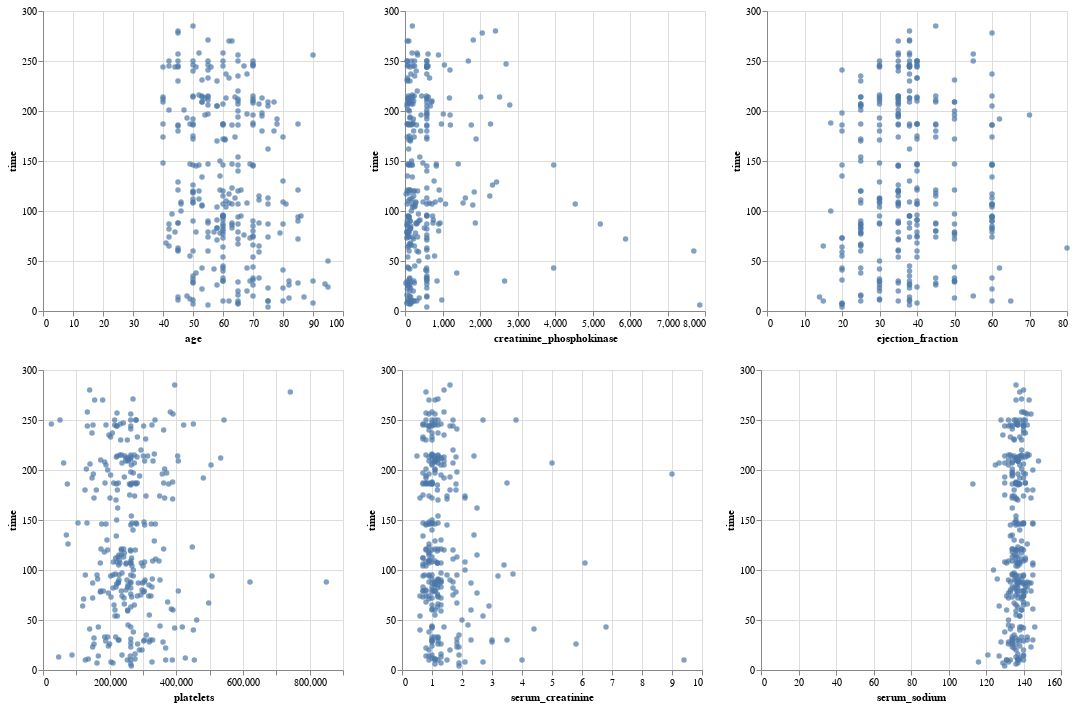

The cell this chart's notebook holds for it:
### Code cell
point1 = alt.Chart(df).mark_circle().encode(x=alt.X(alt.repeat("column"),type='quantitative'),y=alt.Y("time",type='quantitative')).repeat(column=quantitative_columns[:3])
point2 = alt.Chart(df).mark_circle().encode(x=alt.X(alt.repeat("column"),type='quantitative'),y=alt.Y("time",type='quantitative')).repeat(column=quantitative_columns[3:6])
point1 & point2
# row1

### Figure 1 — Vega-Lite specification as saved in the notebook (floating-point values rounded to 4 significant figures; data arrays with more than 128 entries replaced by an {"elided": "..."} marker saying what was removed)
{"config": {"view": {"continuousWidth": 300, "continuousHeight": 300}}, "vconcat": [{"repeat": {"column": ["age", "creatinine_phosphokinase", "ejection_fraction"]}, "spec": {"data": {"name": "data-b455a16cced6c835e592ee59ffad1d3c"}, "mark": {"type": "circle"}, "encoding": {"x": {"field": {"repeat": "column"}, "type": "quantitative"}, "y": {"field": "time", "type": "quantitative"}}}}, {"repeat": {"column": ["platelets", "serum_creatinine", "serum_sodium"]}, "spec": {"data": {"name": "data-b455a16cced6c835e592ee59ffad1d3c"}, "mark": {"type": "circle"}, "encoding": {"x": {"field": {"repeat": "column"}, "type": "quantitative"}, "y": {"field": "time", "type": "quantitative"}}}}], "$schema": "https://vega.github.io/schema/vega-lite/v5.8.0.json", "datasets": {"data-b455a16cced6c835e592ee59ffad1d3c": {"elided": "299 records"}}}
